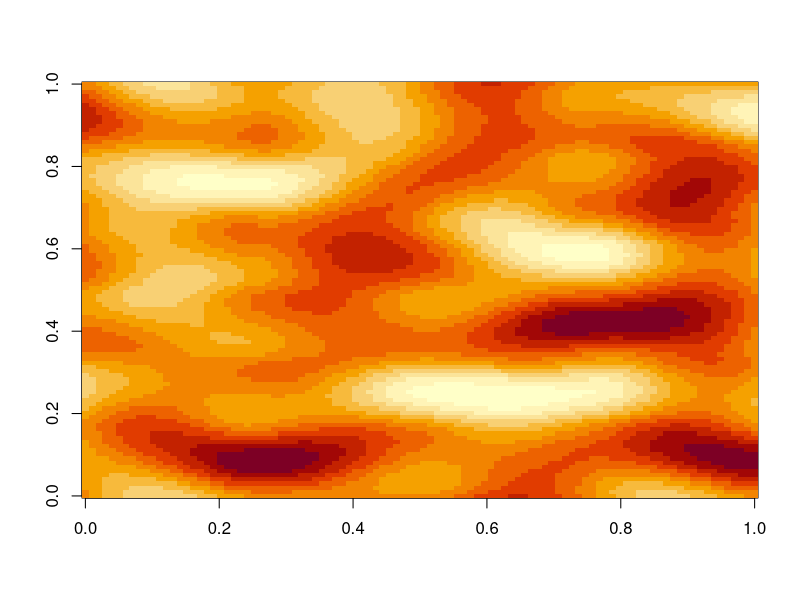

Source code (R):
#http://stackoverflow.com/a/15388823

perlin_noise <- function( 
  n = 5,   m = 7,    # Size of the grid for the vector field
  N = 100, M = 100   # Dimension of the image
) {
  # For each point on this n*m grid, choose a unit 1 vector
  vector_field <- apply(
    array( rnorm( 2 * n * m ), dim = c(2,n,m) ),
    2:3,
    function(u) u / sqrt(sum(u^2))
  )
  f <- function(x,y) {
    # Find the grid cell in which the point (x,y) is
    i <- floor(x)
    j <- floor(y)
    stopifnot( i >= 1 || j >= 1 || i < n || j < m )
    # The 4 vectors, from the vector field, at the vertices of the square
    v1 <- vector_field[,i,j]
    v2 <- vector_field[,i+1,j]
    v3 <- vector_field[,i,j+1]
    v4 <- vector_field[,i+1,j+1]
    # Vectors from the point to the vertices
    u1 <- c(x,y) - c(i,j)
    u2 <- c(x,y) - c(i+1,j)
    u3 <- c(x,y) - c(i,j+1)
    u4 <- c(x,y) - c(i+1,j+1)
    # Scalar products
    a1 <- sum( v1 * u1 )
    a2 <- sum( v2 * u2 )
    a3 <- sum( v3 * u3 )
    a4 <- sum( v4 * u4 )
    # Weighted average of the scalar products
    s <- function(p) 3 * p^2 - 2 * p^3
    p <- s( x - i )
    q <- s( y - j )
    b1 <- (1-p)*a1 + p*a2
    b2 <- (1-p)*a3 + p*a4
    (1-q) * b1 + q * b2
  }
  xs <- seq(from = 1, to = n, length = N+1)[-(N+1)]
  ys <- seq(from = 1, to = m, length = M+1)[-(M+1)]
  outer( xs, ys, Vectorize(f) )
}

image( perlin_noise() )
